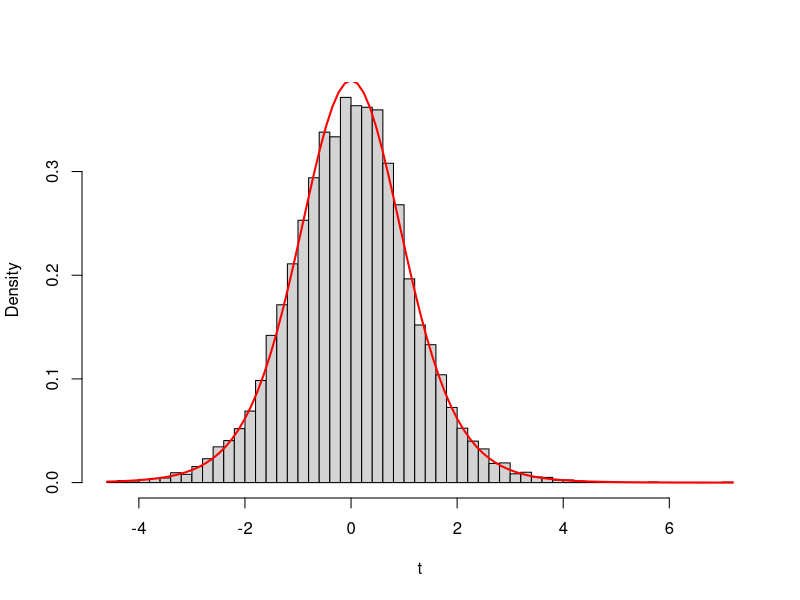

The R script that drew this image:
# Soluciones de los ejercicios tipo examen
# Del artículo «Distribuciones en el muestreo — ejercicios tipo examen con el Campus Virtual, la batería del portátil y dos impresoras (y los grados de libertad que puse al revés)»
# https://sergiolearns.com/distribuciones-en-el-muestreo-ejercicios/

# ---- Ejercicio 1 ----
1 - pnorm(2.6, 2.4, 0.5 / sqrt(16))    # P(media > 2.6)
qchisq(0.95, 16)
a <- 0.25 * qchisq(0.05, 15) / 15
b <- 0.25 * qchisq(0.95, 15) / 15
round(c(a = a, b = b), 2)
1 - pchisq(15 * 0.4 / 0.25, 15)

# ---- Ejercicio 2 ----
brillo100 <- c(5.23, 5.72, 4.49, 4.61, 6.64, 4.95, 6.76, 6.20, 5.66, 4.90)
n <- length(brillo100)
t_obs <- sqrt(n) * (mean(brillo100) - 6) / sd(brillo100)
round(c(media = mean(brillo100), s = sd(brillo100), t_obs = t_obs), 2)
pt(t_obs, n - 1)              # P(T <= t_obs) si mu = 6
brillo50 <- c(5.49, 6.15, 4.50, 5.07, 6.79, 5.50, 7.23, 7.06, 6.00, 5.22)
d <- brillo50 - brillo100
t_d <- sqrt(n) * mean(d) / sd(d)          # mu_D = 0
round(c(media_d = mean(d), s_d = sd(d), t_d = t_d), 3)
1 - pt(t_d, n - 1)                         # P(T >= t_d)
round(c(con_F = 1 - pf(t_obs^2, 1, n - 1), con_t = 2 * (1 - pt(abs(t_obs), n - 1))), 4)
set.seed(2026)
t_sim <- replicate(10000, { x <- rnorm(10, 6, 0.8); sqrt(10) * (mean(x) - 6) / sd(x) })
round(c(q975 = unname(quantile(t_sim, 0.975)), t9 = qt(0.975, 9), normal = qnorm(0.975)), 3)
hist(t_sim, freq = FALSE, breaks = 50, main = "", xlab = "t")
curve(dt(x, 9), add = TRUE, lwd = 2, col = "red")

# ---- Ejercicio 3 ----
a <- 2 * qf(0.05, 12, 8); b <- 2 * qf(0.95, 12, 8)
round(c(a = a, b = b), 3)
round(c(a_directo = 2 * qf(0.05, 12, 8), a_sin_cola_izq = 2 / qf(0.95, 8, 12)), 3)
A <- c(7.7, 10.1, 7.2, 8.7, 10.5, 7.9, 8.1, 7.9, 8.3, 8.8, 10.0, 7.7, 7.4)
B <- c(7.5, 6.5, 7.5, 7.0, 5.3, 8.0, 7.4, 8.7, 8.7)
m <- length(A); n <- length(B)
sp <- sqrt(((m - 1) * var(A) + (n - 1) * var(B)) / (m + n - 2))
t_obs <- (mean(A) - mean(B)) / (sp * sqrt(1 / m + 1 / n))
round(c(media_A = mean(A), media_B = mean(B), sp = sp, t_obs = t_obs), 3)
2 * (1 - pt(abs(t_obs), m + n - 2))       # P(|T| >= |t_obs|)
f_obs <- var(A) / var(B)
round(c(f_obs = f_obs, q05 = qf(0.05, 12, 8), q95 = qf(0.95, 12, 8), p = pf(f_obs, 12, 8)), 3)

# ---- Bonus ----
k <- 9
c(E_1_entre_Y = integrate(function(y) dchisq(y, k) / y, 0, Inf)$value, formula = 1 / (k - 2))
c(var_t = integrate(function(x) x^2 * dt(x, k), -Inf, Inf)$value, formula = k / (k - 2))
